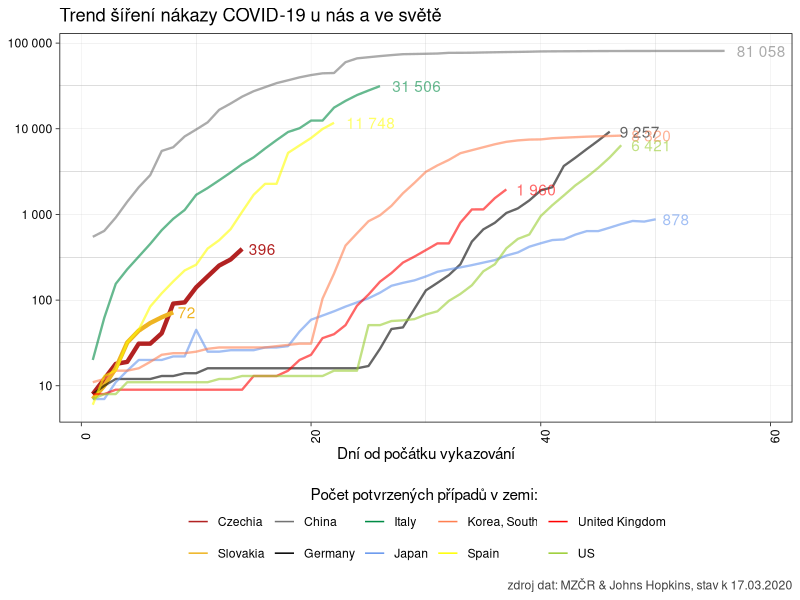
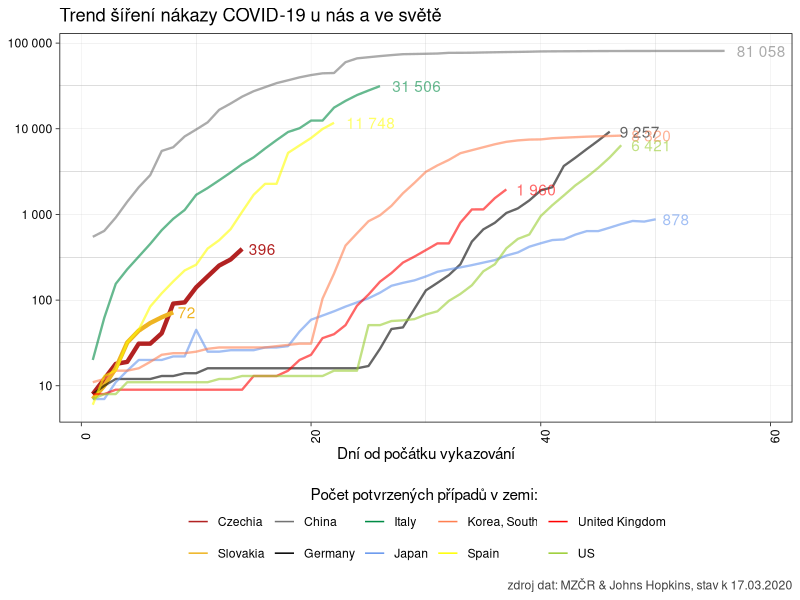

The R script that drew these images, in order:
# pro srovnání...

library(tidyverse)

clean_data <- read_csv2("./data/raw_data.csv") %>%
  filter(zeme %in% c(
    "China", "Italy", "Japan", "Korea, South", "Czechia",
    "United Kingdom", "Slovakia", "Germany", "Spain", "US"
  ) & pocet > 0) %>%
  mutate(zeme = fct_relevel(as.factor(zeme), c("Czechia", "Slovakia"))) %>%
  group_by(zeme, datum) %>%
  summarise(pocet = sum(pocet)) %>%
  filter(pocet > 5) %>% # před pěti nemocnými je to hodně volatilní...
  group_by(zeme) %>%
  arrange(datum) %>%
  mutate(den = row_number())


ggplot(data = clean_data, aes(x = den, y = pocet, color = zeme, alpha = zeme)) +
  geom_line(aes(size = zeme)) +
  geom_text(
    data = slice(clean_data, which.max(den)),
    aes(x = den, y = pocet, label = formatC(pocet, big.mark = " ", format = "f", digits = 0)),
    hjust = -.25, show.legend = F
  ) +
  labs(
    title = "Trend šíření nákazy COVID-19 u nás a ve světě",
    color = "Počet potvrzených případů v zemi: ",
    x = "Dní od počátku vykazování",
    y = "Počet nakažených (log scale)",
    caption = paste("zdroj dat: MZČR & Johns Hopkins, stav k", max(clean_data$datum) %>%
      format(format = "%d.%m.%Y"))
  ) +
  scale_x_continuous(limits = c(1, max(clean_data$den) + 3)) +
  scale_y_log10(labels = scales::number_format()) +
  scale_color_manual(
    values = c(
      "Czechia" = "firebrick",
      "Slovakia" = "goldenrod2",
      "China" = "gray45",
      "Italy" = "springgreen4",
      "Japan" = "cornflowerblue",
      "Korea, South" = "coral",
      "United Kingdom" = "red",
      "Germany" = "black",
      "US" = "yellowgreen",
      "Spain" = "yellow"
    ),
    guide = guide_legend(
      title.position = "top",
      title.hjust = 0.5,
      override.aes = list(size = 2)
    )
  ) +
  scale_alpha_manual(
    values = c(
      "Czechia" = 1,
      "Slovakia" = 1,
      "China" = .6,
      "Italy" = .6,
      "Japan" = .6,
      "Korea, South" = .6,
      "United Kingdom" = .6,
      "Germany" = .6,
      "Spain" = .6,
      "US" = .6
    ),
    guide = guide_none()
  ) +
  scale_size_manual(
    values = c(
      "Czechia" = 1.5,
      "Slovakia" = 1.5,
      "China" = .8,
      "Italy" = .8,
      "Japan" = .8,
      "Korea, South" = .8,
      "United Kingdom" = .8,
      "Germany" = .8,
      "Spain" = .8,
      "US" = .8
    ),
    guide = guide_none()
  ) +
  theme_linedraw() +
  theme(
    axis.text.x = element_text(angle = 90),
    axis.title.y = element_blank(),
    panel.grid.major = element_line(color = "gray75"),
    plot.caption = element_text(color = "gray25"),
    legend.position = "bottom"
  )

ggsave("./img/cizina.png", dpi = 300, units = "cm", width = 25, height = 20)
